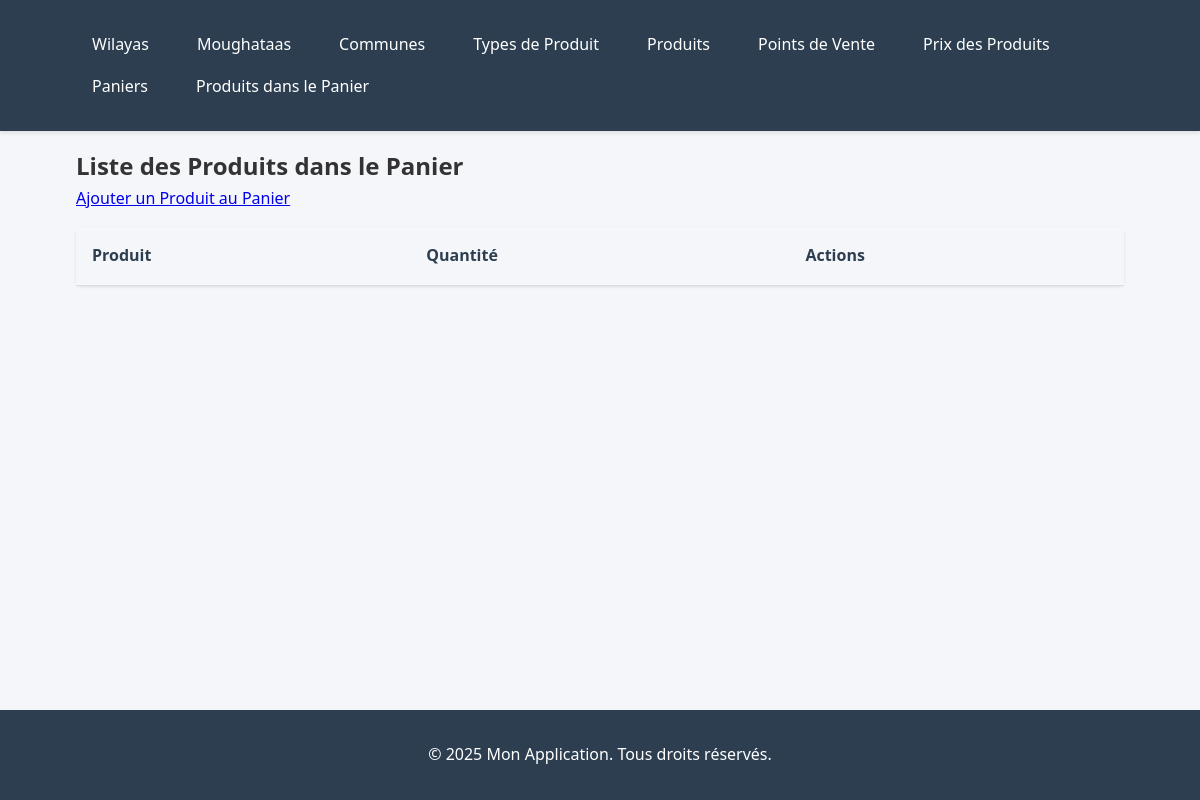
The app's page /produit-de-panier/, older data.
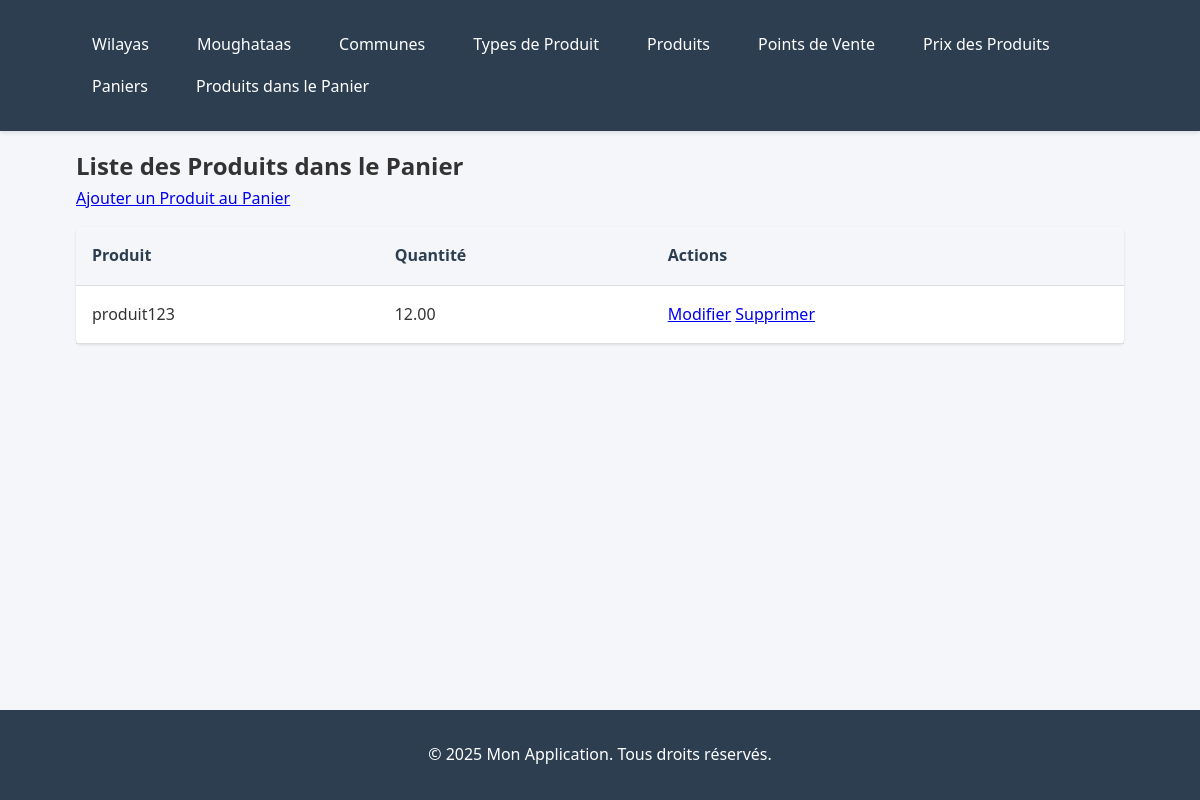
The same page, newer data.
### incp/models.py (models this page shows, shortened)
class CartProduct(models.Model):
    cart = models.ForeignKey(Cart, on_delete=models.PROTECT, related_name='cart_products')
    product = models.ForeignKey(Product, on_delete=models.PROTECT, related_name='cart_products')
    weighting = models.DecimalField(
        max_digits=5,
        decimal_places=2,
        validators=[MinValueValidator(0), MaxValueValidator(100)],
        help_text="Pondération du produit dans le panier (en %)"
    )
    date_from = models.DateField()
    date_to = models.DateField(null=True, blank=True)

class Product(models.Model):
    code = models.CharField(max_length=50, unique=True, validators=[MinLengthValidator(2)])
    name = models.CharField(max_length=200)
    description = models.TextField(blank=True, null=True)
    unit_measure = models.CharField(max_length=50)
    product_type = models.ForeignKey(ProductType, on_delete=models.PROTECT, related_name='products')
    def __str__(self):
        return self.name

### incp/views.py (the view, shortened to what this page needs)
# urls.py: path('produit-de-panier/', CartProductListeView.as_view(), name='produitdepanier_list'),
class CartProductListeView(ListView):
    model = CartProduct
    template_name = "produit_de_panier/produit_de_panier_liste.html"

### incp/templates/produit_de_panier/produit_de_panier_liste.html
{% extends "base.html" %}
{% block content %}
  <h2>Liste des Produits dans le Panier</h2>
  <a href="{% url 'produitdepanier_create' %}">Ajouter un Produit au Panier</a>
  <table>
    <tr>
      <th>Produit</th>
      <th>Quantité</th>
      <th>Actions</th>
    </tr>
    {% for produit_de_panier in object_list %}
      <tr>
        <td>{{ produit_de_panier.product }}</td>
        <td>{{ produit_de_panier.weighting }}</td>
        <td>
          <a href="{% url 'produitdepanier_update' produit_de_panier.pk %}">Modifier</a>
          <a href="{% url 'produitdepanier_delete' produit_de_panier.pk %}">Supprimer</a>
        </td>
      </tr>
    {% endfor %}
  </table>
{% endblock %}

Row changes from the older to the newer data that the page shows:
added CartProduct: product "produit123", weighting "12.00"
